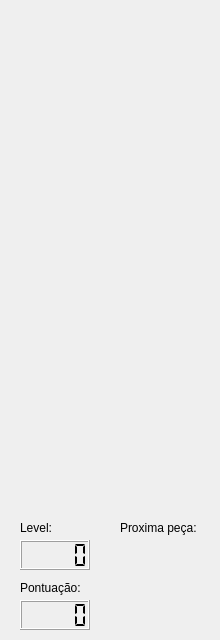
<?xml version="1.0" encoding="UTF-8"?>
<ui version="4.0">
 <class>Tabuleiro</class>
 <widget class="QWidget" name="Tabuleiro">
  <property name="geometry">
   <rect>
    <x>0</x>
    <y>0</y>
    <width>220</width>
    <height>640</height>
   </rect>
  </property>
  <property name="minimumSize">
   <size>
    <width>220</width>
    <height>640</height>
   </size>
  </property>
  <property name="maximumSize">
   <size>
    <width>220</width>
    <height>640</height>
   </size>
  </property>
  <property name="windowTitle">
   <string>Tabuleiro</string>
  </property>
  <widget class="QWidget" name="piecesContainer" native="true">
   <property name="geometry">
    <rect>
     <x>10</x>
     <y>10</y>
     <width>200</width>
     <height>500</height>
    </rect>
   </property>
   <property name="maximumSize">
    <size>
     <width>200</width>
     <height>500</height>
    </size>
   </property>
   <property name="autoFillBackground">
    <bool>true</bool>
   </property>
   <property name="styleSheet">
    <string notr="true">color: rgb(85, 255, 0);</string>
   </property>
  </widget>
  <widget class="QLCDNumber" name="pontuacao">
   <property name="geometry">
    <rect>
     <x>20</x>
     <y>600</y>
     <width>70</width>
     <height>30</height>
    </rect>
   </property>
   <property name="maximumSize">
    <size>
     <width>70</width>
     <height>30</height>
    </size>
   </property>
   <property name="mouseTracking">
    <bool>false</bool>
   </property>
   <property name="acceptDrops">
    <bool>false</bool>
   </property>
   <property name="autoFillBackground">
    <bool>false</bool>
   </property>
   <property name="segmentStyle">
    <enum>QLCDNumber::Flat</enum>
   </property>
   <property name="intValue" stdset="0">
    <number>0</number>
   </property>
  </widget>
  <widget class="QLabel" name="labelPontuacao">
   <property name="geometry">
    <rect>
     <x>20</x>
     <y>580</y>
     <width>70</width>
     <height>16</height>
    </rect>
   </property>
   <property name="text">
    <string>Pontuação:</string>
   </property>
   <property name="textFormat">
    <enum>Qt::AutoText</enum>
   </property>
   <property name="scaledContents">
    <bool>false</bool>
   </property>
  </widget>
  <widget class="QWidget" name="piecePreview" native="true">
   <property name="enabled">
    <bool>true</bool>
   </property>
   <property name="geometry">
    <rect>
     <x>120</x>
     <y>540</y>
     <width>90</width>
     <height>90</height>
    </rect>
   </property>
   <property name="maximumSize">
    <size>
     <width>90</width>
     <height>90</height>
    </size>
   </property>
   <property name="autoFillBackground">
    <bool>false</bool>
   </property>
   <property name="styleSheet">
    <string notr="true">border-color: rgba(0, 0, 0, 0);</string>
   </property>
  </widget>
  <widget class="QLabel" name="labelPiecePreview">
   <property name="geometry">
    <rect>
     <x>120</x>
     <y>520</y>
     <width>91</width>
     <height>16</height>
    </rect>
   </property>
   <property name="text">
    <string>Proxima peça:</string>
   </property>
   <property name="textFormat">
    <enum>Qt::AutoText</enum>
   </property>
   <property name="scaledContents">
    <bool>false</bool>
   </property>
  </widget>
  <widget class="QLabel" name="labelLevel">
   <property name="geometry">
    <rect>
     <x>20</x>
     <y>520</y>
     <width>70</width>
     <height>16</height>
    </rect>
   </property>
   <property name="text">
    <string>Level:</string>
   </property>
   <property name="textFormat">
    <enum>Qt::AutoText</enum>
   </property>
   <property name="scaledContents">
    <bool>false</bool>
   </property>
  </widget>
  <widget class="QLCDNumber" name="level">
   <property name="geometry">
    <rect>
     <x>20</x>
     <y>540</y>
     <width>70</width>
     <height>30</height>
    </rect>
   </property>
   <property name="maximumSize">
    <size>
     <width>70</width>
     <height>30</height>
    </size>
   </property>
   <property name="mouseTracking">
    <bool>false</bool>
   </property>
   <property name="acceptDrops">
    <bool>false</bool>
   </property>
   <property name="autoFillBackground">
    <bool>false</bool>
   </property>
   <property name="segmentStyle">
    <enum>QLCDNumber::Flat</enum>
   </property>
   <property name="intValue" stdset="0">
    <number>0</number>
   </property>
  </widget>
 </widget>
 <layoutdefault spacing="6" margin="11"/>
 <resources/>
 <connections/>
</ui>
